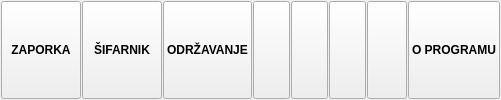
     <widget class="QFrame" name="fraMenuButtons">
      <property name="sizePolicy">
       <sizepolicy hsizetype="Expanding" vsizetype="Maximum">
        <horstretch>0</horstretch>
        <verstretch>0</verstretch>
       </sizepolicy>
      </property>
      <property name="font">
       <font>
        <weight>75</weight>
        <bold>true</bold>
       </font>
      </property>
      <property name="frameShape">
       <enum>QFrame::NoFrame</enum>
      </property>
      <property name="frameShadow">
       <enum>QFrame::Raised</enum>
      </property>
      <layout class="QHBoxLayout" name="horizontalLayout">
       <property name="spacing">
        <number>1</number>
       </property>
       <property name="leftMargin">
        <number>1</number>
       </property>
       <property name="topMargin">
        <number>1</number>
       </property>
       <property name="rightMargin">
        <number>1</number>
       </property>
       <property name="bottomMargin">
        <number>1</number>
       </property>
       <item>
        <widget class="QPushButton" name="btnPromjenaZaporke">
         <property name="sizePolicy">
          <sizepolicy hsizetype="Minimum" vsizetype="Preferred">
           <horstretch>0</horstretch>
           <verstretch>0</verstretch>
          </sizepolicy>
         </property>
         <property name="font">
          <font>
           <weight>75</weight>
           <bold>true</bold>
          </font>
         </property>
         <property name="cursor">
          <cursorShape>PointingHandCursor</cursorShape>
         </property>
         <property name="toolTip">
          <string>Promjena zaporke.</string>
         </property>
         <property name="text">
          <string>ZAPORKA</string>
         </property>
        </widget>
       </item>
       <item>
        <widget class="QPushButton" name="btnSifarnik">
         <property name="sizePolicy">
          <sizepolicy hsizetype="Minimum" vsizetype="Preferred">
           <horstretch>0</horstretch>
           <verstretch>0</verstretch>
          </sizepolicy>
         </property>
         <property name="font">
          <font>
           <weight>75</weight>
           <bold>true</bold>
          </font>
         </property>
         <property name="cursor">
          <cursorShape>PointingHandCursor</cursorShape>
         </property>
         <property name="text">
          <string>ŠIFARNIK</string>
         </property>
        </widget>
       </item>
       <item>
        <widget class="QPushButton" name="btnOdrzavanje">
         <property name="sizePolicy">
          <sizepolicy hsizetype="Minimum" vsizetype="Preferred">
           <horstretch>0</horstretch>
           <verstretch>0</verstretch>
          </sizepolicy>
         </property>
         <property name="font">
          <font>
           <weight>75</weight>
           <bold>true</bold>
          </font>
         </property>
         <property name="cursor">
          <cursorShape>PointingHandCursor</cursorShape>
         </property>
         <property name="text">
          <string>ODRŽAVANJE</string>
         </property>
        </widget>
       </item>
       <item>
        <widget class="QPushButton" name="pushButton_6">
         <property name="sizePolicy">
          <sizepolicy hsizetype="Minimum" vsizetype="Preferred">
           <horstretch>0</horstretch>
           <verstretch>0</verstretch>
          </sizepolicy>
         </property>
         <property name="maximumSize">
          <size>
           <width>37</width>
           <height>16777215</height>
          </size>
         </property>
         <property name="font">
          <font>
           <weight>75</weight>
           <bold>true</bold>
          </font>
         </property>
         <property name="cursor">
          <cursorShape>PointingHandCursor</cursorShape>
         </property>
         <property name="text">
          <string/>
         </property>
        </widget>
       </item>
       <item>
        <widget class="QPushButton" name="pushButton">
         <property name="sizePolicy">
          <sizepolicy hsizetype="Minimum" vsizetype="Preferred">
           <horstretch>0</horstretch>
           <verstretch>0</verstretch>
          </sizepolicy>
         </property>
         <property name="maximumSize">
          <size>
           <width>37</width>
           <height>16777215</height>
          </size>
         </property>
         <property name="font">
          <font>
           <weight>75</weight>
           <bold>true</bold>
          </font>
         </property>
         <property name="cursor">
          <cursorShape>PointingHandCursor</cursorShape>
         </property>
         <property name="text">
          <string/>
         </property>
        </widget>
       </item>
       <item>
        <widget class="QPushButton" name="pushButton_8">
         <property name="sizePolicy">
          <sizepolicy hsizetype="Minimum" vsizetype="Preferred">
           <horstretch>0</horstretch>
           <verstretch>0</verstretch>
          </sizepolicy>
         </property>
         <property name="maximumSize">
          <size>
           <width>37</width>
           <height>16777215</height>
          </size>
         </property>
         <property name="font">
          <font>
           <weight>75</weight>
           <bold>true</bold>
          </font>
         </property>
         <property name="cursor">
          <cursorShape>PointingHandCursor</cursorShape>
         </property>
         <property name="text">
          <string/>
         </property>
        </widget>
       </item>
       <item>
        <widget class="QPushButton" name="pushButton_4">
         <property name="sizePolicy">
          <sizepolicy hsizetype="Expanding" vsizetype="Preferred">
           <horstretch>0</horstretch>
           <verstretch>0</verstretch>
          </sizepolicy>
         </property>
         <property name="font">
          <font>
           <weight>75</weight>
           <bold>true</bold>
          </font>
         </property>
         <property name="cursor">
          <cursorShape>PointingHandCursor</cursorShape>
         </property>
         <property name="text">
          <string/>
         </property>
        </widget>
       </item>
       <item>
        <widget class="QPushButton" name="btnAbout">
         <property name="sizePolicy">
          <sizepolicy hsizetype="Minimum" vsizetype="Preferred">
           <horstretch>0</horstretch>
           <verstretch>0</verstretch>
          </sizepolicy>
         </property>
         <property name="font">
          <font>
           <weight>75</weight>
           <bold>true</bold>
          </font>
         </property>
         <property name="cursor">
          <cursorShape>PointingHandCursor</cursorShape>
         </property>
         <property name="text">
          <string>O PROGRAMU</string>
         </property>
        </widget>
       </item>
      </layout>
     </widget>
